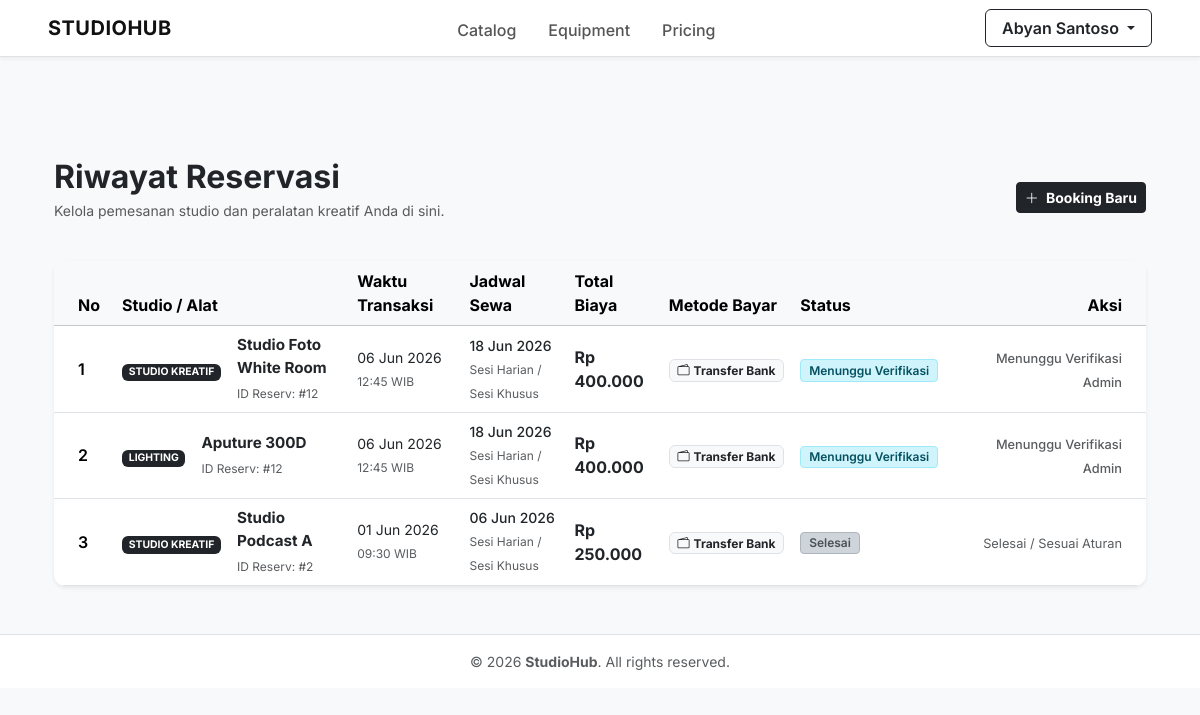
The page /modules/reservasi/riwayat.php (signed in) on the database as committed earlier.
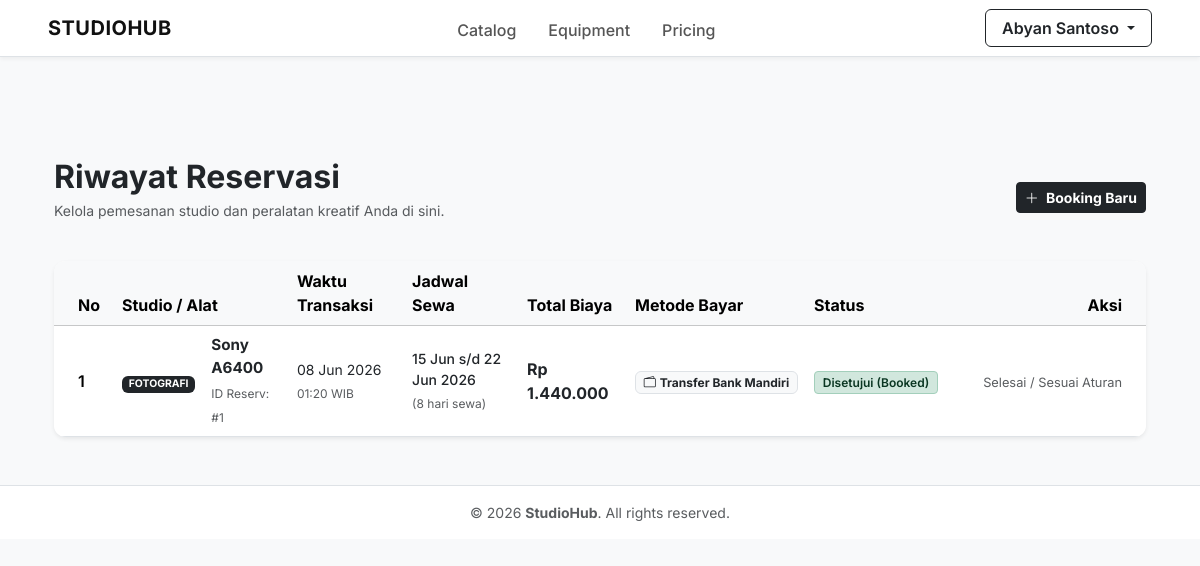
The same page on the database as committed later.
### tables this page shows
CREATE TABLE `reservasi` (
  `id_reserv` int(11) NOT NULL,
  `id_user` int(11) DEFAULT NULL,
  `tgl_reserv` datetime NOT NULL,
  `tgl_mulai` date NOT NULL,
  `tgl_selesai` date NOT NULL,
  `status_reserv` varchar(50) DEFAULT 'Pending',
  `harga_total` decimal(10,2) DEFAULT NULL,
  `metode_pembayaran` varchar(50) DEFAULT NULL
);

CREATE TABLE `kategori` (
  `id_kategori` int(11) NOT NULL,
  `nama_kategori` varchar(100) NOT NULL,
  `desc_kategori` text DEFAULT NULL
);

CREATE TABLE `alat_media` (
  `id_alat` int(11) NOT NULL,
  `nama_alat` varchar(100) NOT NULL,
  `desc_alat` text DEFAULT NULL,
  `id_kategori` int(11) DEFAULT NULL,
  `harga` decimal(10,2) NOT NULL,
  `stok` int(11) NOT NULL,
  `kondisi_alat` varchar(100) DEFAULT NULL,
  `foto_alat` varchar(255) DEFAULT NULL,
  `status_ketersediaan` varchar(50) DEFAULT NULL
);

### modules/reservasi/riwayat.php (the view, shortened to what this page needs)
<?php
require_once '../../config/koneksi.php';
include '../../includes/header.php';
$stmt = $pdo->prepare("SELECT r.*, dr.id_alat, am.nama_alat, am.foto_alat, k.nama_kategori
                       FROM reservasi r
                       LEFT JOIN detail_reservasi dr ON r.id_reserv = dr.id_reserv
                       LEFT JOIN alat_media am ON dr.id_alat = am.id_alat
                       LEFT JOIN kategori k ON am.id_kategori = k.id_kategori
                       WHERE r.id_user = :id_user
                       ORDER BY r.tgl_reserv DESC");
$stmt->execute(['id_user' => $_SESSION['user_id']]);
$bookings = $stmt->fetchAll(PDO::FETCH_ASSOC);
?>
<div class="container my-5" style="padding-top: 40px;">
    <div class="d-flex justify-content-between align-items-center mb-4">
        <div>
            <h2 class="fw-bold text-dark mb-1">Riwayat Reservasi</h2>
            <p class="text-muted small">Kelola pemesanan studio dan peralatan kreatif Anda di sini.</p>
        </div>
        <a href="<?= BASE_URL ?>modules/reservasi/form_booking.php" class="btn btn-dark fw-bold btn-sm">
            <i class="bi bi-plus-lg me-1"></i> Booking Baru
        </a>
    </div>
    <div class="card border-0 shadow-sm bg-white overflow-hidden" style="border-radius: 12px;">
        <div class="table-responsive">
            <table class="table align-middle table-hover mb-0">
                <thead class="table-light">
                    <tr>
                        <th class="ps-4" style="width: 60px;">No</th>
                        <th>Studio / Alat</th>
                        <th>Waktu Transaksi</th>
                        <th>Jadwal Sewa</th>
                        <th>Total Biaya</th>
                        <th>Metode Bayar</th>
                        <th>Status</th>
                        <th class="text-end pe-4" style="width: 200px;">Aksi</th>
                    </tr>
                </thead>
                <tbody>
                    <?php if (empty($bookings)): ?>
                        <tr>
                            <td colspan="8" class="text-center py-5 text-muted">
                                <i class="bi bi-calendar-x fs-1 d-block mb-3 text-secondary"></i>
                                Anda belum memiliki riwayat reservasi.
                            </td>
                        </tr>
                    <?php else:
                        $no = 1;
                        foreach ($bookings as $r):
                            $status = $r['status_reserv'];
                            $badge_class = 'bg-secondary';
                            $status_text = htmlspecialchars($status);
                            if ($status === 'Pending') {
                                $badge_class = 'bg-warning-subtle text-warning-emphasis border border-warning-subtle';
                                $status_text = 'Pending';
                            } else if ($status === 'Waiting Payment') {
                                $badge_class = 'bg-info-subtle text-info-emphasis border border-info-subtle';
                                $status_text = 'Menunggu Verifikasi';
                            } else if ($status === 'Booked') {
                                $badge_class = 'bg-success-subtle text-success-emphasis border border-success-subtle';
                                $status_text = 'Disetujui (Booked)';
                            } else if ($status === 'Cancelled') {
                                $badge_class = 'bg-danger-subtle text-danger-emphasis border border-danger-subtle';
                                $status_text = 'Dibatalkan';
                            } else if ($status === 'On Going') {
                                $badge_class = 'bg-primary-subtle text-primary-emphasis border border-primary-subtle';
                                $status_text = 'Sedang Digunakan';
                            } else if ($status === 'Finished') {
                                $badge_class = 'bg-dark-subtle text-dark-emphasis border border-dark-subtle';
                                $status_text = 'Selesai';
                            }
                            $time_created = strtotime($r['tgl_reserv']);
                            $deadline = $time_created + (24 * 60 * 60);
                            $time_left = $deadline - time();
                            $expired = ($time_left <= 0);
                    ?>
                        <tr>
                            <td class="ps-4 fw-semibold"><?= $no++ ?></td>
                            <td>
                                <div class="d-flex align-items-center">
                                    <div class="me-3">
                                        <span class="badge bg-dark text-uppercase" style="font-size: 0.65rem;">
                                            <?= htmlspecialchars($r['nama_kategori'] ?? 'Studio') ?>
                                        </span>
                                    </div>
                                    <div>
                                        <span class="fw-bold text-dark d-block" style="font-size: 0.95rem;">
                                            <?= htmlspecialchars($r['nama_alat'] ?? 'Paket Sesi') ?>
                                        </span>
                                        <small class="text-muted" style="font-size: 0.75rem;">ID Reserv: #<?= $r['id_reserv'] ?></small>
                                    </div>
                                </div>
                            </td>
                            <td>
                                <small class="text-dark d-block"><?= date('d M Y', strtotime($r['tgl_reserv'])) ?></small>
                                <small class="text-muted" style="font-size: 0.75rem;"><?= date('H:i', strtotime($r['tgl_reserv'])) ?> WIB</small>
                            </td>
                            <td>
                                <?php if ($r['tgl_mulai'] === $r['tgl_selesai']): ?>
                                    <small class="fw-medium text-dark d-block"><?= date('d M Y', strtotime($r['tgl_mulai'])) ?></small>
                                    <small class="text-muted" style="font-size: 0.75rem;">Sesi Harian / Sesi Khusus</small>
                                <?php else: ?>
                                    <small class="fw-medium text-dark d-block">
                                        <?= date('d M', strtotime($r['tgl_mulai'])) ?> s/d <?= date('d M Y', strtotime($r['tgl_selesai'])) ?>
                                    </small>
                                    <small class="text-muted" style="font-size: 0.75rem;">
                                        (<?= ceil((strtotime($r['tgl_selesai']) - strtotime($r['tgl_mulai'])) / (60 * 60 * 24)) + 1 ?> hari sewa)
                                    </small>
                                <?php endif; ?>
                            </td>
                            <td class="fw-bold text-dark">
                                Rp <?= number_format($r['harga_total'], 0, ',', '.') ?>
                            </td>
                            <td>
                                <span class="badge bg-light text-dark border small">
                                    <i class="bi bi-wallet2 me-1"></i><?= htmlspecialchars($r['metode_pembayaran'] ?? 'Transfer') ?>
                                </span>
                            </td>
                            <td>
                                <span class="badge <?= $badge_class ?> px-2.5 py-1.5 fw-semibold" style="font-size: 0.75rem; border-radius: 4px;">
                                    <?= $status_text ?>
                                </span>
                            </td>
                            <td class="text-end pe-4">
                                <?php if ($status === 'Pending' && !$expired):
                                    $hours = floor($time_left / 3600);
                                    $minutes = floor(($time_left % 3600) / 60);
                                ?>
                                    <a href="<?= BASE_URL ?>modules/pembayaran/upload_bukti.php?id_reserv=<?= $r['id_reserv'] ?>" class="btn btn-sm btn-dark fw-bold px-3 shadow-sm mb-1" style="font-size: 0.8rem; border-radius: 6px;">
                                        <i class="bi bi-upload me-1"></i> Upload Bukti
                                    </a>
                                    <small class="text-danger d-block text-end fw-semibold" style="font-size: 0.7rem;">
                                        <i class="bi bi-clock me-0.5"></i> Sisa waktu: <?= $hours ?>j <?= $minutes ?>m
                                    </small>
                                <?php elseif ($status === 'Pending' && $expired): ?>
                                    <span class="text-muted small fw-medium" style="font-size: 0.8rem;">Batas Waktu Bayar Habis</span>
                                <?php elseif ($status === 'Waiting Payment'): ?>
                                    <span class="text-muted small fw-medium" style="font-size: 0.8rem;">Menunggu Verifikasi Admin</span>
                                <?php else: ?>
                                    <span class="text-muted small" style="font-size: 0.8rem;">Selesai / Sesuai Aturan</span>
                                <?php endif; ?>
                            </td>
                        </tr>
                    <?php endforeach; ?>
                    <?php endif; ?>
                </tbody>
            </table>
        </div>
    </div>
</div>
<?php
include '../../includes/footer.php';
?>

### includes/header.php (shortened to what this page needs)
<!DOCTYPE html>
<html lang="en">
<head>
    <link href="https://cdn.jsdelivr.net/npm/bootstrap@5.3.3/dist/css/bootstrap.min.css" rel="stylesheet">
    <link rel="stylesheet" href="https://cdn.jsdelivr.net/npm/bootstrap-icons@1.11.3/font/bootstrap-icons.min.css">
    <link rel="stylesheet" href="<?= BASE_URL ?>assets/css/style.css?v=<?= time() ?>">
</head>
<body>
    <nav class="navbar navbar-expand-lg navbar-light bg-white border-bottom fixed-top">
        <div class="container-fluid px-lg-5">
            <a class="navbar-brand fw-bold text-uppercase" href="<?= BASE_URL ?>index.php">
                STUDIOHUB
            </a>
            <div class="d-flex align-items-center gap-3 ms-auto ms-lg-0 order-lg-3">
                <div class="d-flex align-items-center gap-3">
                    <?php if (!isset($_SESSION['user_id'])): ?>
                        <a href="<?= BASE_URL ?>modules/auth/login.php" class="btn btn-link text-decoration-none text-dark fw-bold text-uppercase p-0">LOG IN</a>
                        <a href="<?= BASE_URL ?>modules/auth/register.php" class="btn btn-outline-dark fw-semibold text-uppercase px-3 py-1.5 btn-book-now">SIGN UP</a>
                    <?php else: ?>
                        <div class="dropdown">
                            <button class="btn btn-outline-dark dropdown-toggle fw-semibold px-3" type="button" id="userDropdown" data-bs-toggle="dropdown" aria-expanded="false">
                                <?= htmlspecialchars($_SESSION['nama']) ?>
                            </button>
                        </div>
                    <?php endif; ?>
                </div>
            </div>
            <?php
            $current_uri = $_SERVER['REQUEST_URI'];
            $active_catalog = (strpos($current_uri, 'modules/kategori') !== false) ? 'active' : '';
            $active_equipment = (strpos($current_uri, 'modules/alat') !== false) ? 'active' : '';
            $active_pricing = (strpos($current_uri, 'modules/pricing.php') !== false) ? 'active' : '';
            ?>
            <div class="collapse navbar-collapse order-lg-2" id="navbarContent">
                <ul class="navbar-nav mx-auto mb-2 mb-lg-0 gap-lg-3">
                    <li class="nav-item">
                        <a class="nav-link <?= $active_catalog ?>" href="<?= BASE_URL ?>modules/kategori/index.php">Catalog</a>
                    </li>
                    <li class="nav-item">
                        <a class="nav-link <?= $active_equipment ?>" href="<?= BASE_URL ?>modules/alat/index.php">Equipment</a>
                    </li>
                    <li class="nav-item">
                        <a class="nav-link <?= $active_pricing ?>" href="<?= BASE_URL ?>modules/pricing.php">Pricing</a>
                    </li>
                </ul>
            </div>
        </div>
    </nav>
    <div class="container mt-4">

### includes/footer.php (shortened to what this page needs)
    </div>
    <footer class="py-3 mt-5 bg-white border-top text-center">
        <div class="container">
            <p class="mb-0 text-muted small">&copy; <?= date('Y') ?> <strong>StudioHub</strong>. All rights reserved.</p>
        </div>
    </footer>
</body>
</html>

### assets/css/style.css (style rules this page uses)
body { font-family: 'Inter', -apple-system, BlinkMacSystemFont, "Segoe UI", Roboto, "Helvetica Neue", Arial, sans-serif; color: #333333; background-color: #f8f9fa; padding-top: 70px; }
.navbar { box-shadow: 0 2px 4px rgba(0, 0, 0, 0.05); background-color: #ffffff !important; }
.navbar-brand { font-weight: 700; letter-spacing: 0.5px; color: #111111 !important; }
.nav-link { font-weight: 500; color: #555555 !important; transition: color 0.2s ease; }
.card { border: 1px solid #e3e6f0; border-radius: 6px; box-shadow: 0 2px 4px rgba(0,0,0,0.02); transition: transform 0.2s, box-shadow 0.2s; }
footer { background-color: #ffffff; border-top: 1px solid #dee2e6; color: #6c757d; }

### includes/header.php (style rules this page uses)
.navbar-nav .nav-link { position: relative; padding-bottom: 4px; transition: color 0.2s ease; }

Rows that differ between the two databases and show on the page:
removed reservasi: kategori.nama_kategori "STUDIO KREATIF", alat_media.nama_alat "Studio Foto White Room", id_reserv "12", tgl_reserv "06 Jun 2026", tgl_reserv "12:45", tgl_mulai "18 Jun 2026", harga_total "400.000", metode_pembayaran "Transfer Bank", status_reserv "Menunggu Verifikasi", shows "Menunggu Verifikasi Admin", kategori.nama_kategori "LIGHTING", alat_media.nama_alat "Aputure 300D"
removed reservasi: kategori.nama_kategori "STUDIO KREATIF", alat_media.nama_alat "Studio Podcast A", id_reserv "2", tgl_reserv "01 Jun 2026", tgl_reserv "09:30", tgl_mulai "06 Jun 2026", harga_total "250.000", metode_pembayaran "Transfer Bank", status_reserv "Selesai", shows "Selesai / Sesuai Aturan"
now on this page (row edited): reservasi: kategori.nama_kategori "FOTOGRAFI", alat_media.nama_alat "Sony A6400", id_reserv "1", tgl_reserv "08 Jun 2026", tgl_reserv "01:20", tgl_mulai "15 Jun", tgl_selesai "22 Jun 2026", tgl_selesai+tgl_mulai "8", harga_total "1.440.000", metode_pembayaran "Transfer Bank Mandiri", status_reserv "Disetujui (Booked)", shows "Selesai / Sesuai Aturan"
